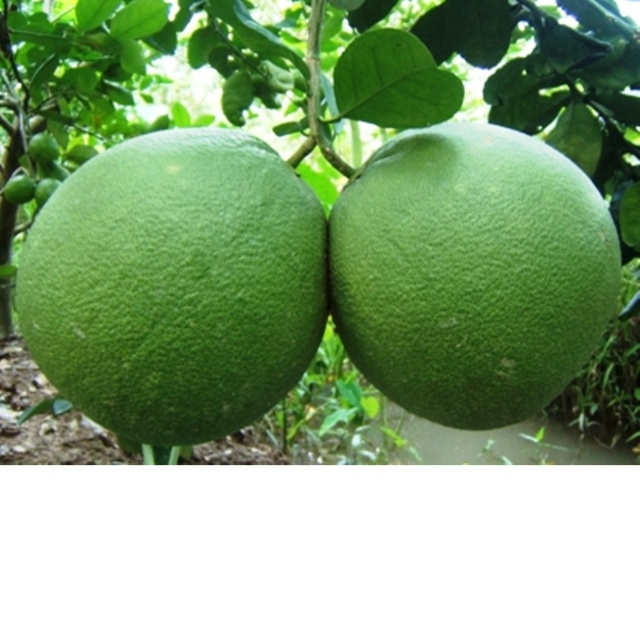
#> input picture Page_streamlit_21110140_21110301/NhanDang5DoiTuong_yolov8/Image_Test/buoi_0018.jpg, 640 x 640 px
$ python -i Chapter3.py   (imports and definitions only)   (older library calls are emulated)
#> lines starting #> are read from the running program, lines starting #| are printed output that depends on the picture
#> further down, picture is the input picture: shape (640, 640, 3); mean B, G, R 121, 162.8, 133.4
import numpy as np
import cv2

L = 256
### Chapter 3
# [161 lines left out: functions Negative, Logarithm, PiecewiseLinear, Histogram, HistEqual, HistEqualColor and 3 more, not called in this run]

def LowpassGauss(imgin):
    imgout = cv2.GaussianBlur(imgin,(43,43),7.0)
    return imgout

# [34 lines left out: functions Threshold, MedianFilter, Sharpen, not called in this run]

def Gradient(imgin):
    sobel_x = np.array([[-1,-2,-1],[0,0,0],[1,2,1]])
    sobel_y = np.array([[-1,0,1],[-2,0,2],[-1,0,1]])

    # Đạo hàm cấp 1 theo hướng x
    mygx = cv2.filter2D(imgin, cv2.CV_32FC1, sobel_x)
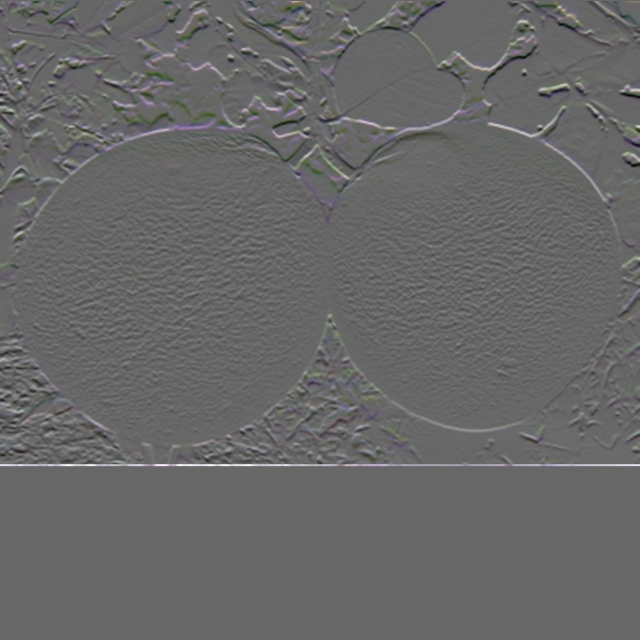
#> mygx: shape (640, 640, 3) float32; mean B, G, R 2, 1.3, 1.9; drawn with min black and max white
    # Đạo hàm cấp 1 theo hướng y
    mygy = cv2.filter2D(imgin, cv2.CV_32FC1, sobel_y)
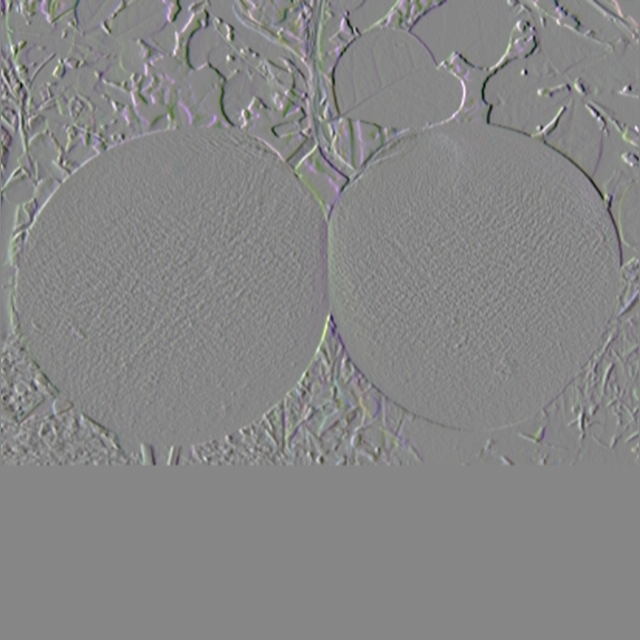
#> mygy: shape (640, 640, 3) float32; mean B, G, R -0.1, -0.1, -0.2; drawn with min black and max white

    # Lưu ý: cv2.Sobel có hướng x nằm ngang
    # ngược lại với sách Digital Image Processing
    gx = cv2.Sobel(imgin,cv2.CV_32FC1, dx = 1, dy = 0)
    gy = cv2.Sobel(imgin,cv2.CV_32FC1, dx = 0, dy = 1)

    imgout = abs(gx) + abs(gy)
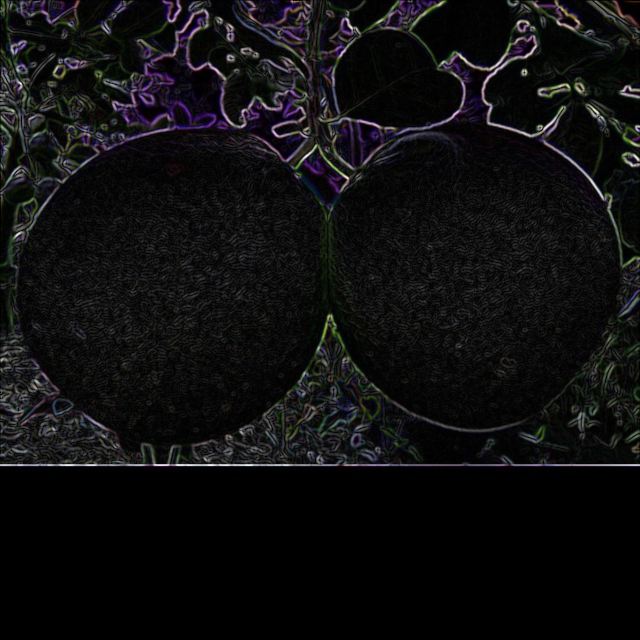
#> imgout: shape (640, 640, 3) float32; mean B, G, R 61.4, 58.2, 59.3; drawn with min black and max white
    imgout = np.clip(imgout, 0, L-1)
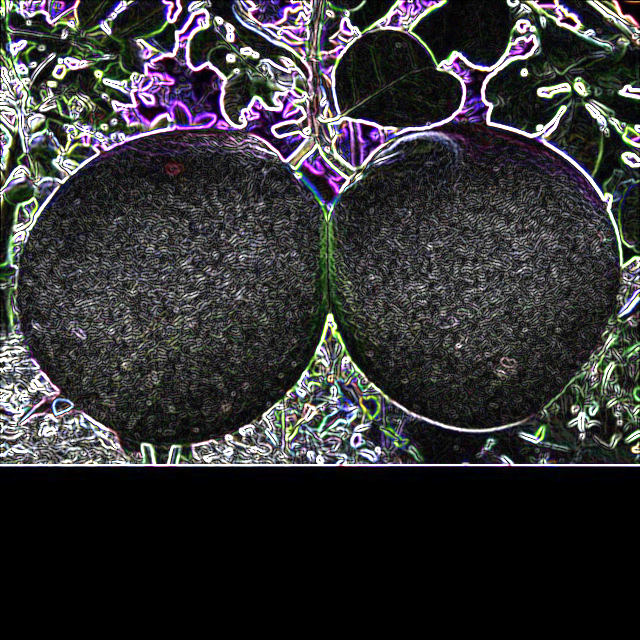
#> imgout: shape (640, 640, 3) float32; mean B, G, R 54.2, 52.3, 52.7
    imgout = imgout.astype(np.uint8)
    return imgout

>>> import cv2
>>> picture = cv2.imread('../../NhanDang5DoiTuong_yolov8/Image_Test/buoi_0018.jpg')
>>> result = Gradient(picture)

$ run again, on Page_streamlit_21110140_21110301/NhanDang5DoiTuong_yolov8/Image_Test/sau_rieng_0002.jpg
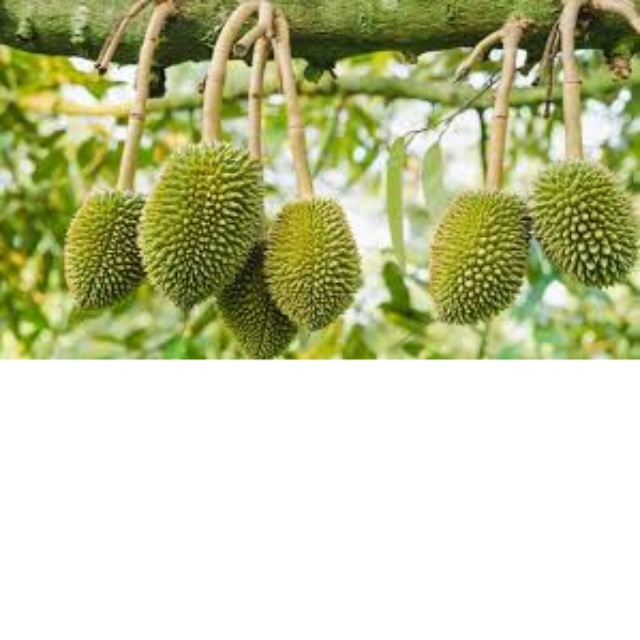
#> input picture Page_streamlit_21110140_21110301/NhanDang5DoiTuong_yolov8/Image_Test/sau_rieng_0002.jpg, 640 x 640 px
#> picture is the input picture: shape (640, 640, 3); mean B, G, R 161, 199.9, 195.7
#> in Gradient, `mygy = cv2.filter2D(imgin, cv2.CV_32FC1, sobel_y)`:
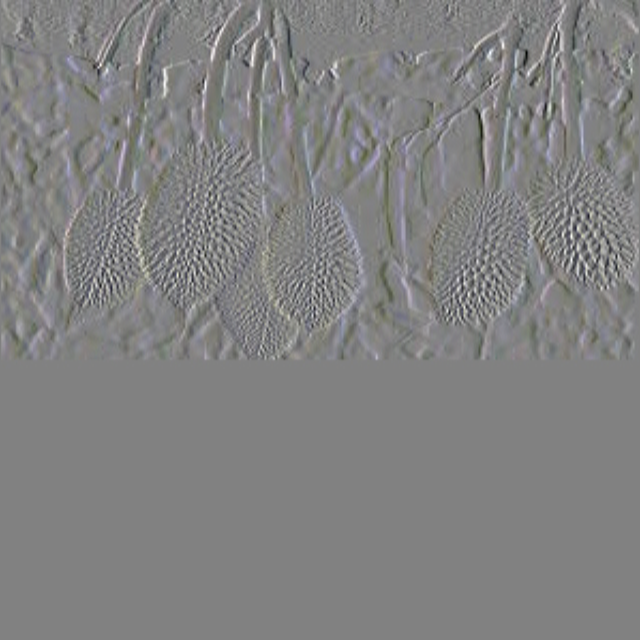
#> mygy: shape (640, 640, 3) float32; mean B, G, R 0.2, 0.2, 0.2; drawn with min black and max white
#> in Gradient, `imgout = np.clip(imgout, 0, L-1)`:
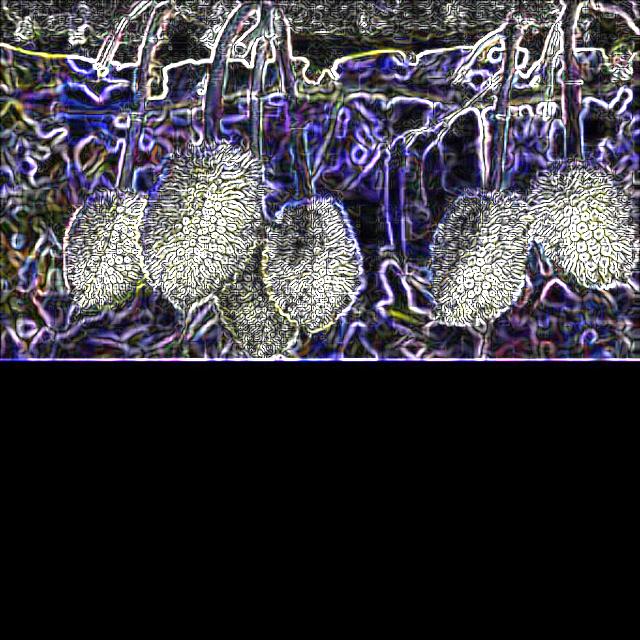
#> imgout: shape (640, 640, 3) float32; mean B, G, R 65.1, 58.2, 60

$ run again, on Page_streamlit_21110140_21110301/NhanDang5DoiTuong_yolov8/Image_Test/thanh_long_004.jpg
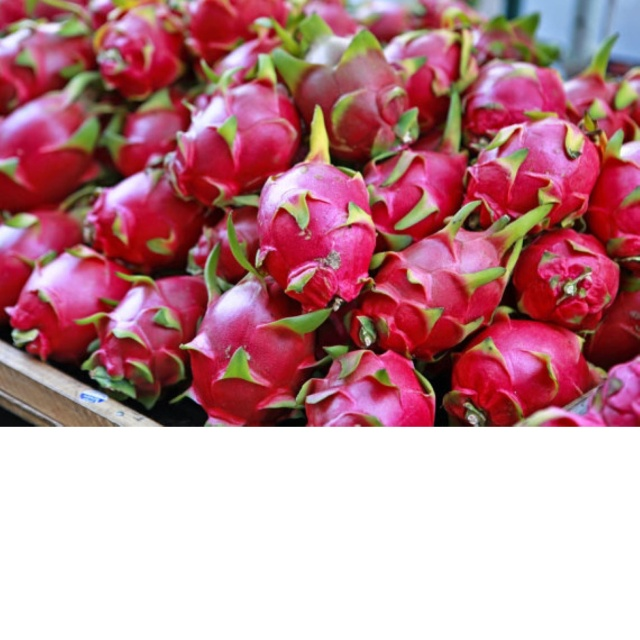
#> input picture Page_streamlit_21110140_21110301/NhanDang5DoiTuong_yolov8/Image_Test/thanh_long_004.jpg, 640 x 640 px
#> picture is the input picture: shape (640, 640, 3); mean B, G, R 144.8, 136.9, 190.2
#> in Gradient, `mygy = cv2.filter2D(imgin, cv2.CV_32FC1, sobel_y)`:
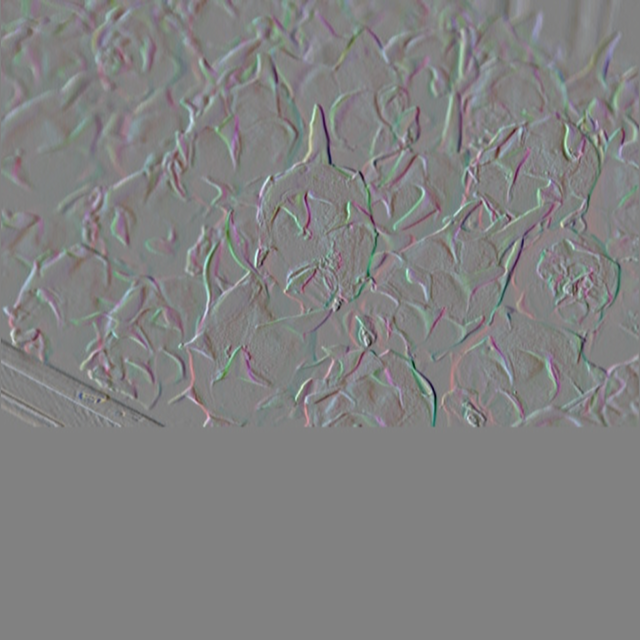
#> mygy: shape (640, 640, 3) float32; mean B, G, R 0.2, 0.1, 0.1; drawn with min black and max white
#> in Gradient, `imgout = np.clip(imgout, 0, L-1)`:
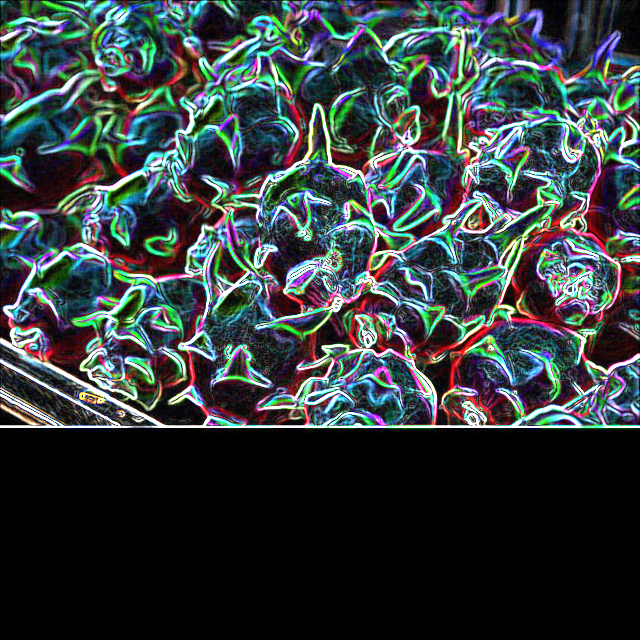
#> imgout: shape (640, 640, 3) float32; mean B, G, R 63.3, 61.9, 53.5
